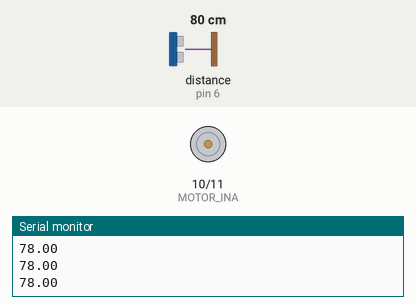
Recording of a sketch running on a simulated Arduino Uno, built with avr-gcc and run on an emulated ATmega328P. On the bench: motor-driver pin pairs drawn as motors (green arrow = first pin HIGH = forward, orange = second pin HIGH = backward, longer = more drive), the last lines printed to the serial monitor. Wiring (inferred from the names in the program): ultrasonic range finder: trigger pin 7; echo pin 6. The inputs (shaded band) are chosen by the test bench; at power-on: distance to the obstacle (sensor on pin 6) 80 cm. The echo pulse lasts 58.3 µs per cm.

Above: at 1.2 s.
1.3 s: distance to the obstacle (sensor on pin 6) set to 13 cm
3.5 s: distance to the obstacle (sensor on pin 6) set to 10 cm
At 5.7 s:
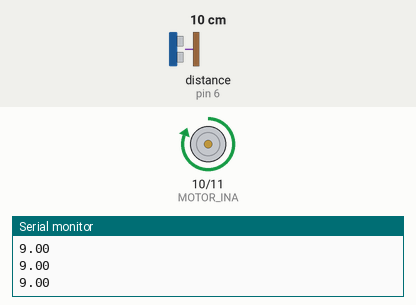
6.0 s: distance to the obstacle (sensor on pin 6) set to 18 cm
At 8.1 s:
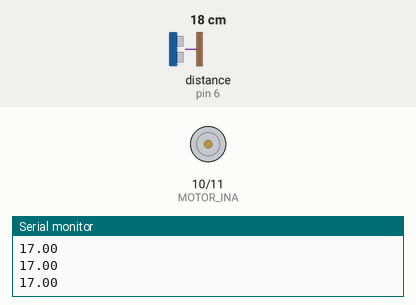
8.5 s: distance to the obstacle (sensor on pin 6) set to 2 cm
At 10.3 s:
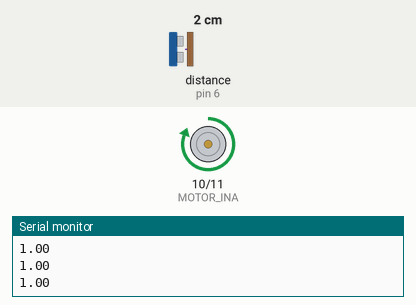
Timing chart, 0 to 11.8 s (numbered marks = the images above; inputs shaded):
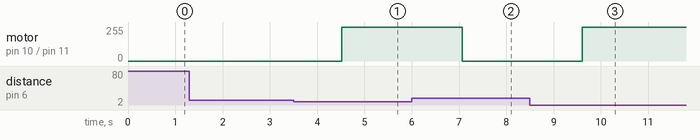

Measured:
- the behaviour switches between 12 and 11 cm on distance to the obstacle (sensor on pin 6) (found by bisection; images 0 and 1)
- after the input at 3.5 s, motor on pin 10 (MOTOR_INA) / pin 11 (MOTOR_INB): stopped → forward 255/255 after 1.0 s
- after the input at 6.0 s, motor on pin 10 (MOTOR_INA) / pin 11 (MOTOR_INB): forward 255/255 → stopped after 1.1 s
- after the input at 8.5 s, motor on pin 10 (MOTOR_INA) / pin 11 (MOTOR_INB): stopped → forward 255/255 after 1.1 s

The sketch:

fan.ino
```cpp
#define MOTOR_INA 10
#define MOTOR_INB 11
int echo =6;
int trig =7;

int cnt =0;

void setup(){
  Serial.begin(9600);
  pinMode(trig, OUTPUT);
  pinMode(echo, INPUT);
}

void loop(){
  digitalWrite(trig, HIGH);
  delayMicroseconds(10);
  digitalWrite(trig, LOW);

  unsigned long duration = pulseIn(echo, HIGH);

  float distanceCM = ((34000 * duration) /1000000) /2;

  if(distanceCM <=10)
  {
    if (cnt >=10)
    {
      analogWrite(MOTOR_INA, 255);
      analogWrite(MOTOR_INB, 0);
    }
    else cnt++;

  }
  else
  {
    if (cnt ==0)
    {
      analogWrite(MOTOR_INA, 0);
      analogWrite(MOTOR_INB, 0);
    }
    else cnt--;
  }

  Serial.println(distanceCM);
  delay(100);
}
```
